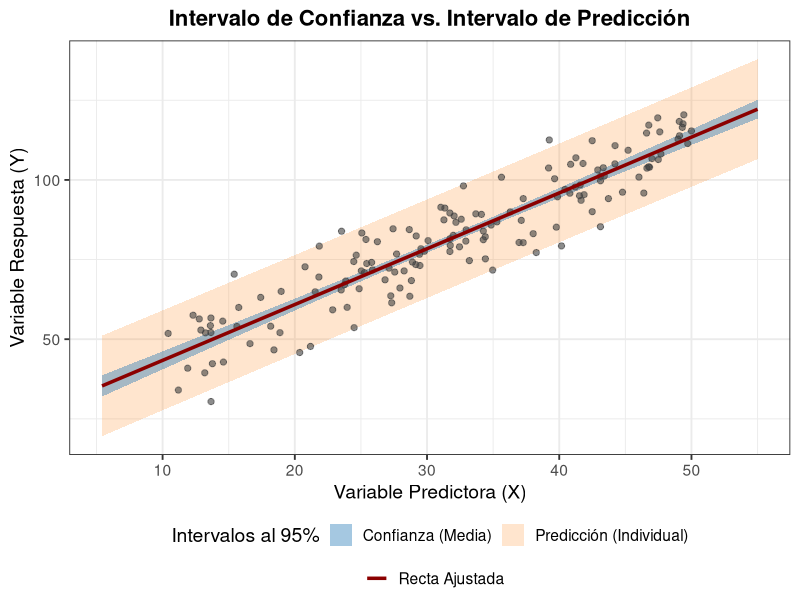

Recreate this plot in R.
# Instalar paquetes si no los tienes:
# install.packages(c("ggplot2", "dplyr"))

library(ggplot2)
library(dplyr)

# 1. Simulación de un nuevo conjunto de datos (Más denso y con otros parámetros)
set.seed(854)
n <- 150
x <- runif(n, 10, 50)
# Nueva relación lineal con mayor densidad de puntos
y <- 25 + 1.8 * x + rnorm(n, mean = 0, sd = 8)

datos <- data.frame(x, y)

# 2. Ajuste del modelo de regresión lineal simple
modelo <- lm(y ~ x, data = datos)

# 3. Crear un nuevo data frame con una secuencia fina de X para trazar las bandas suaves
x_seq <- seq(min(x) - 5, max(x) + 5, length.out = 300)
nuevos_datos <- data.frame(x = x_seq)

# 4. Calcular Intervalos de Confianza (para la media E[Y|X])
ic_confianza <- predict(modelo, newdata = nuevos_datos, interval = "confidence", level = 0.95)

# 5. Calcular Intervalos de Predicción (para un nuevo valor individual Y_0)
ic_prediccion <- predict(modelo, newdata = nuevos_datos, interval = "prediction", level = 0.95)

# 6. Consolidar todo en un único Data Frame para ggplot2
df_bandas <- data.frame(
  x = x_seq,
  ajuste = ic_confianza[, "fit"],
  
  # Límites de Confianza (Media)
  conf_lwr = ic_confianza[, "lwr"],
  conf_upr = ic_confianza[, "upr"],
  
  # Límites de Predicción (Individual)
  pred_lwr = ic_prediccion[, "lwr"],
  pred_upr = ic_prediccion[, "upr"]
)

# 7. Gráfica comparativa con ggplot2 (Sin subtítulo)
ggplot() +
  # Capa 1: Banda del Intervalo de Predicción (Más ancha, capa de fondo)
  geom_ribbon(data = df_bandas, aes(x = x, ymin = pred_lwr, ymax = pred_upr, fill = "Predicción (Individual)"), alpha = 0.2) +
  
  # Capa 2: Banda del Intervalo de Confianza (Más estrecha, capa intermedia)
  geom_ribbon(data = df_bandas, aes(x = x, ymin = conf_lwr, ymax = conf_upr, fill = "Confianza (Media)"), alpha = 0.4) +
  
  # Capa 3: Puntos de los datos reales observados (Más densos)
  geom_point(data = datos, aes(x = x, y = y), color = "grey25", size = 1.8, alpha = 0.6) +
  
  # Capa 4: Recta de regresión estimada
  geom_line(data = df_bandas, aes(x = x, y = ajuste, color = "Recta Ajustada"), linewidth = 1.2) +
  
  # Estética, colores y leyendas
  scale_fill_manual(
    name = "Intervalos al 95%", 
    values = c("Predicción (Individual)" = "#ff7f0e", "Confianza (Media)" = "#1f77b4")
  ) +
  scale_color_manual(name = "", values = c("Recta Ajustada" = "darkred")) +
  theme_bw(base_size = 14) +
  theme(
    legend.position = "bottom",
    plot.title = element_text(face = "bold", size = 16, hjust = 0.5),
    legend.box = "vertical",
    legend.margin = margin()
  ) +
  labs(
    title = "Intervalo de Confianza vs. Intervalo de Predicción",
    x = "Variable Predictora (X)",
    y = "Variable Respuesta (Y)"
  )
